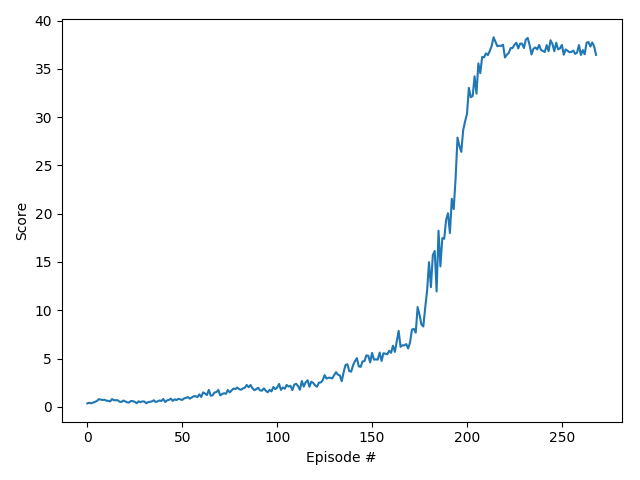

This figure's Python source:
from unityagents import UnityEnvironment

# replace my directory with your directory here
env = UnityEnvironment(file_name="/home/arjun/Documents/Udacity/Deep_RL/deep-reinforcement-learning/p2_continuous-control/Reacher_Linux/Reacher.x86_64")

# get the default brain
brain_name = env.brain_names[0]
brain = env.brains[brain_name]

# reset the environment
env_info = env.reset(train_mode=True)[brain_name]

# number of agents
num_agents = len(env_info.agents)
print('Number of agents:', num_agents)

# size of each action
action_size = brain.vector_action_space_size
print('Size of each action:', action_size)

# examine the state space
states = env_info.vector_observations
state_size = states.shape[1]


import torch
import numpy as np
from collections import deque
import matplotlib.pyplot as plt

from agent import Agents

agents = Agents(state_size=state_size,
                action_size=action_size,
                num_agents=num_agents,
                random_seed=0)

def ddpg(n_episodes=1000, max_t=1000):
    scores = []  # list containing scores from each episode
    scores_window = deque(maxlen=100)  # last 100 scores
    for i_episode in range(1, n_episodes + 1):
        env_info = env.reset(train_mode=True)[brain_name]
        state = env_info.vector_observations
        agents.reset()
        score = np.zeros(num_agents)
        for t in range(max_t):
            action = agents.act(state)
            env_info = env.step(action)[brain_name]  # send the action to the environment
            next_state = env_info.vector_observations  # get the next state
            reward = env_info.rewards  # get the reward
            done = env_info.local_done  # see if episode has finished

            agents.step(state, action, reward, next_state, done)
            state = next_state
            score += reward
            if np.any(done):
                break
        scores_window.append(np.mean(score))  # save most recent score
        scores.append(np.mean(score))  # save most recent score
        print('\rEpisode {}\tAverage Score: {:.2f}'.format(i_episode, np.mean(scores_window)), end="")
        if i_episode % 100 == 0:
            print('\rEpisode {}\tAverage Score: {:.2f}'.format(i_episode, np.mean(scores_window)))
        if np.mean(scores_window) >= 30.0 and len(scores_window) >= 100:
            print('\nEnvironment solved in {:d} episodes!\tAverage Score: {:.2f}'.format(i_episode - 100,
                                                                                         np.mean(scores_window)))
            torch.save(agents.actor_local.state_dict(), 'checkpoint_actor.pth')
            torch.save(agents.critic_local.state_dict(), 'checkpoint_critic.pth')
            break
    return scores

scores = ddpg()

# plot the scores
fig = plt.figure()
ax = fig.add_subplot(111)
plt.plot(np.arange(len(scores)), scores)
plt.ylabel('Score')
plt.xlabel('Episode #')
plt.show()
